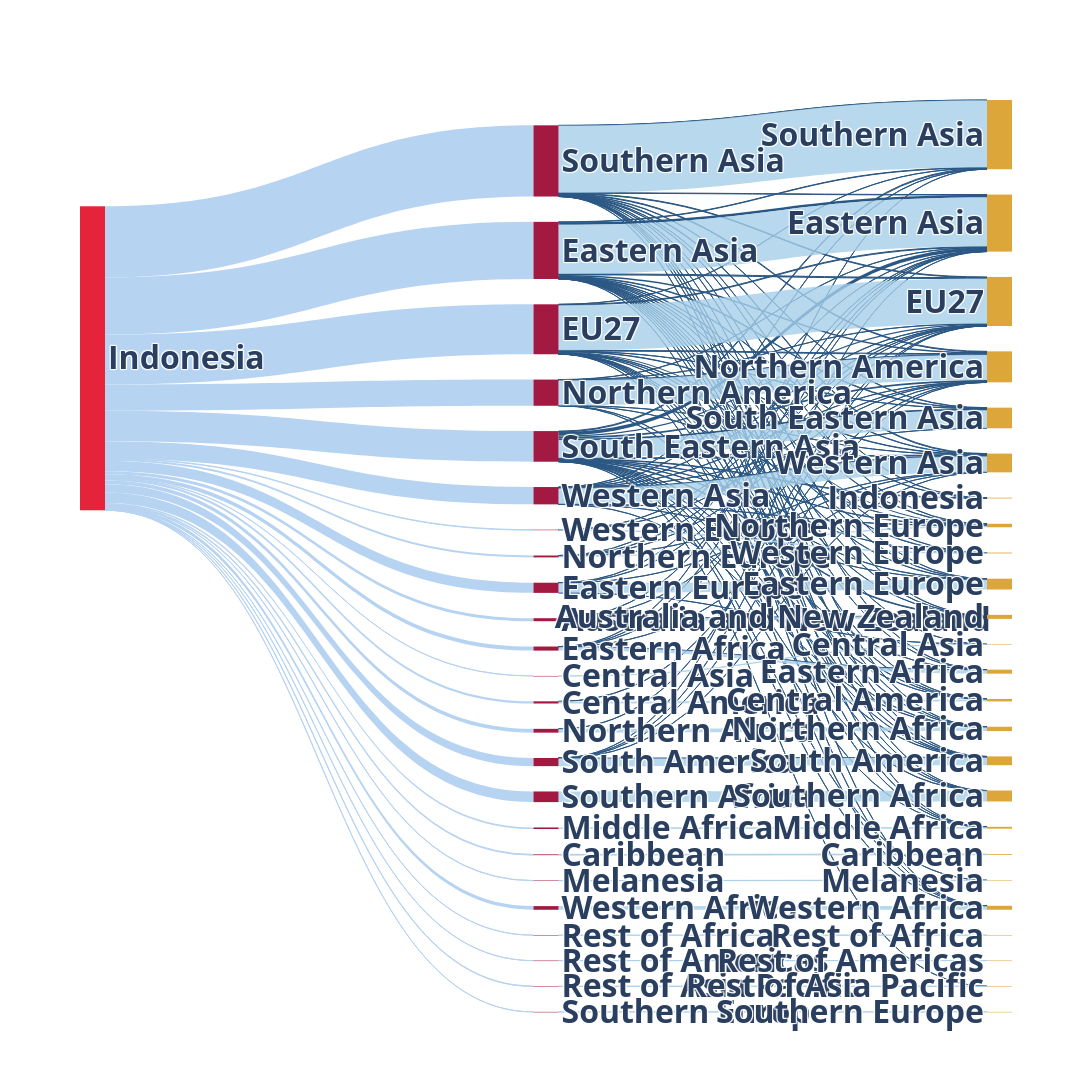

The cell this chart's notebook holds for it:
### Code cell
data_trace = dict(
    type='sankey',
    arrangement='perpendicular',
    domain = dict(
      x =  [0,1],
      y =  [0,1]
    ),
    orientation = "h",
    valueformat = ".0f",
    node = dict(
      pad = 50,
      thickness = 25,
      line = dict(
        color = "black",
        width = 0
      ),
      label =  dataset_df['Node, Label'].dropna(axis=0, how='any'),
      color = dataset_df['Color'].dropna(axis=0, how='any'),
        #x = dataset_df['Node, X'].dropna(axis=0, how='any'), 
        #y = dataset_df['Node, Y'].dropna(axis=0, how='any'),
        #offsetHorizontal: -50,
    ),
    link = dict(
      source = dataset_df['Source'].dropna(axis=0, how='any'),
      target = dataset_df['Target'].dropna(axis=0, how='any'),
      value = dataset_df['Value'].dropna(axis=0, how='any'),
      color = dataset_df['Link Color'].dropna(axis=0, how='any'),
  )
)

layout =  dict(
    #title = "Transfer of points for the SDGs 8.4.1 and 12.2.1 by area of origin, transfer and destination",
    height = 1550,
    width= 3554,
    #scale = 1,
    font = dict(
      size = 32,
        weight = 'bold'
    ),    
)

fig = go.Figure(data=[data_trace], layout=layout)
fig.show()
fig.write_image("figure_1_sankey_IDN.png", engine="kaleido")

### Figure 1 — Plotly figure (JSON) as saved in the notebook; plotly's stock layout.template omitted (floating-point values rounded to 4 significant figures; data arrays with more than 128 entries replaced by an {"elided": "..."} marker saying what was removed)
{"data": [{"arrangement": "perpendicular", "domain": {"x": [0, 1], "y": [0, 1]}, "link": {"color": {"elided": "159 str values"}, "source": {"elided": "159 int values"}, "target": {"elided": "159 int values"}, "value": {"elided": "159 float values"}}, "node": {"color": ["#e5243B", "#a21942", "#a21942", "#a21942", "#a21942", "#a21942", "#a21942", "#a21942", "#a21942", "#a21942", "#a21942", "#a21942", "#a21942", "#a21942", "#a21942", "#a21942", "#a21942", "#a21942", "#a21942", "#a21942", "#a21942", "#a21942", "#a21942", "#a21942", "#a21942", "#a21942", "#a21942", "#dda63a", "#dda63a", "#dda63a", "#dda63a", "#dda63a", "#dda63a", "#dda63a", "#dda63a", "#dda63a", "#dda63a", "#dda63a", "#dda63a", "#dda63a", "#dda63a", "#dda63a", "#dda63a", "#dda63a", "#dda63a", "#dda63a", "#dda63a", "#dda63a", "#dda63a", "#dda63a", "#dda63a", "#dda63a", "#dda63a", "#dda63a", "#dda63a", "#dda63a", "#dda63a", "#dda63a", "#dda63a", "#dda63a", "#dda63a", "#dda63a", "#dda63a", "#dda63a", "#dda63a", "#dda63a", "#dda63a", "#dda63a", "#dda63a", "#dda63a", "#dda63a", "#dda63a", "#dda63a", "#dda63a", "#dda63a", "#dda63a", "#dda63a", "#dda63a", "#dda63a"], "label": ["Indonesia", "Australia and New Zealand", "Caribbean", "Central America", "Central Asia", "Eastern Africa", "Eastern Asia", "Eastern Europe", "EU27", "Indonesia", "Melanesia", "Middle Africa", "Northern Africa", "Northern America", "Northern Europe", "Rest of Africa", "Rest of Americas", "Rest of Asia Pacific", "Rest of Europe", "South America", "South Eastern Asia", "Southern Africa", "Southern Asia", "Southern Europe", "Western Africa", "Western Asia", "Western Europe", "Australia and New Zealand", "Caribbean", "Central America", "Central Asia", "Eastern Africa", "Eastern Asia", "Eastern Europe", "EU27", "Indonesia", "Melanesia", "Middle Africa", "Northern Africa", "Northern America", "Northern Europe", "Rest of Africa", "Rest of Americas", "Rest of Asia Pacific", "Rest of Europe", "South America", "South Eastern Asia", "Southern Africa", "Southern Asia", "Southern Europe", "Western Africa", "Western Asia", "Western Europe", "Australia and New Zealand", "Caribbean", "Central America", "Central Asia", "Eastern Africa", "Eastern Asia", "Eastern Europe", "EU27", "Indonesia", "Melanesia", "Middle Africa", "Northern Africa", "Northern America", "Northern Europe", "Rest of Africa", "Rest of Americas", "Rest of Asia Pacific", "Rest of Europe", "South America", "South Eastern Asia", "Southern Africa", "Southern Asia", "Southern Europe", "Western Africa", "Western Asia", "Western Europe"], "line": {"color": "black", "width": 0}, "pad": 50, "thickness": 25}, "orientation": "h", "type": "sankey", "valueformat": ".0f"}], "layout": {"font": {"size": 32, "weight": "bold"}, "height": 1550, "width": 2554}}
